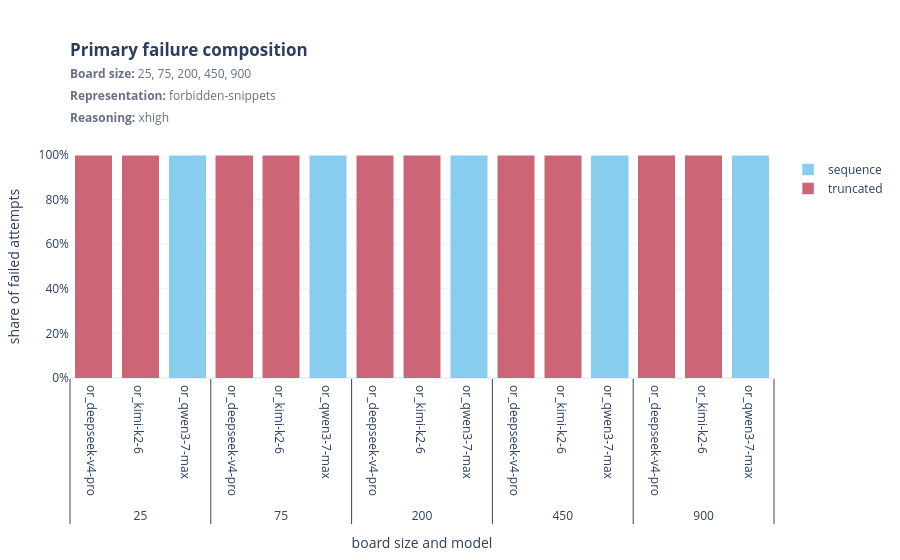

Write notebook code for a chart like this one.
### Markdown cell above
## Primary failure composition

### Code cell
for figure in plot_primary_failure_bars(aggregate):
    display(figure)

### Figure 1 — Plotly figure (JSON) as saved in the notebook; plotly's stock layout.template omitted (floating-point values rounded to 4 significant figures)
{"data": [{"customdata": [["25", "or_deepseek-v4-pro", 1]], "hovertemplate": "board size=%{customdata[0]}<br>model=%{customdata[1]}<br>truncated: %{customdata[2]} (%{y:.1%} of failures)<extra></extra>", "legendgroup": "truncated", "marker": {"color": "rgb(204, 102, 119)"}, "name": "truncated", "showlegend": true, "type": "bar", "x": [["25"], ["or_deepseek-v4-pro"]], "y": [1]}, {"customdata": [["25", "or_kimi-k2-6", 1]], "hovertemplate": "board size=%{customdata[0]}<br>model=%{customdata[1]}<br>truncated: %{customdata[2]} (%{y:.1%} of failures)<extra></extra>", "legendgroup": "truncated", "marker": {"color": "rgb(204, 102, 119)"}, "name": "truncated", "showlegend": false, "type": "bar", "x": [["25"], ["or_kimi-k2-6"]], "y": [1]}, {"customdata": [["25", "or_qwen3-7-max", 1]], "hovertemplate": "board size=%{customdata[0]}<br>model=%{customdata[1]}<br>sequence: %{customdata[2]} (%{y:.1%} of failures)<extra></extra>", "legendgroup": "sequence", "marker": {"color": "rgb(136, 204, 238)"}, "name": "sequence", "showlegend": true, "type": "bar", "x": [["25"], ["or_qwen3-7-max"]], "y": [1]}, {"customdata": [["75", "or_deepseek-v4-pro", 1]], "hovertemplate": "board size=%{customdata[0]}<br>model=%{customdata[1]}<br>truncated: %{customdata[2]} (%{y:.1%} of failures)<extra></extra>", "legendgroup": "truncated", "marker": {"color": "rgb(204, 102, 119)"}, "name": "truncated", "showlegend": false, "type": "bar", "x": [["75"], ["or_deepseek-v4-pro"]], "y": [1]}, {"customdata": [["75", "or_kimi-k2-6", 1]], "hovertemplate": "board size=%{customdata[0]}<br>model=%{customdata[1]}<br>truncated: %{customdata[2]} (%{y:.1%} of failures)<extra></extra>", "legendgroup": "truncated", "marker": {"color": "rgb(204, 102, 119)"}, "name": "truncated", "showlegend": false, "type": "bar", "x": [["75"], ["or_kimi-k2-6"]], "y": [1]}, {"customdata": [["75", "or_qwen3-7-max", 1]], "hovertemplate": "board size=%{customdata[0]}<br>model=%{customdata[1]}<br>sequence: %{customdata[2]} (%{y:.1%} of failures)<extra></extra>", "legendgroup": "sequence", "marker": {"color": "rgb(136, 204, 238)"}, "name": "sequence", "showlegend": false, "type": "bar", "x": [["75"], ["or_qwen3-7-max"]], "y": [1]}, {"customdata": [["200", "or_deepseek-v4-pro", 1]], "hovertemplate": "board size=%{customdata[0]}<br>model=%{customdata[1]}<br>truncated: %{customdata[2]} (%{y:.1%} of failures)<extra></extra>", "legendgroup": "truncated", "marker": {"color": "rgb(204, 102, 119)"}, "name": "truncated", "showlegend": false, "type": "bar", "x": [["200"], ["or_deepseek-v4-pro"]], "y": [1]}, {"customdata": [["200", "or_kimi-k2-6", 1]], "hovertemplate": "board size=%{customdata[0]}<br>model=%{customdata[1]}<br>truncated: %{customdata[2]} (%{y:.1%} of failures)<extra></extra>", "legendgroup": "truncated", "marker": {"color": "rgb(204, 102, 119)"}, "name": "truncated", "showlegend": false, "type": "bar", "x": [["200"], ["or_kimi-k2-6"]], "y": [1]}, {"customdata": [["200", "or_qwen3-7-max", 1]], "hovertemplate": "board size=%{customdata[0]}<br>model=%{customdata[1]}<br>sequence: %{customdata[2]} (%{y:.1%} of failures)<extra></extra>", "legendgroup": "sequence", "marker": {"color": "rgb(136, 204, 238)"}, "name": "sequence", "showlegend": false, "type": "bar", "x": [["200"], ["or_qwen3-7-max"]], "y": [1]}, {"customdata": [["450", "or_deepseek-v4-pro", 1]], "hovertemplate": "board size=%{customdata[0]}<br>model=%{customdata[1]}<br>truncated: %{customdata[2]} (%{y:.1%} of failures)<extra></extra>", "legendgroup": "truncated", "marker": {"color": "rgb(204, 102, 119)"}, "name": "truncated", "showlegend": false, "type": "bar", "x": [["450"], ["or_deepseek-v4-pro"]], "y": [1]}, {"customdata": [["450", "or_kimi-k2-6", 1]], "hovertemplate": "board size=%{customdata[0]}<br>model=%{customdata[1]}<br>truncated: %{customdata[2]} (%{y:.1%} of failures)<extra></extra>", "legendgroup": "truncated", "marker": {"color": "rgb(204, 102, 119)"}, "name": "truncated", "showlegend": false, "type": "bar", "x": [["450"], ["or_kimi-k2-6"]], "y": [1]}, {"customdata": [["450", "or_qwen3-7-max", 1]], "hovertemplate": "board size=%{customdata[0]}<br>model=%{customdata[1]}<br>sequence: %{customdata[2]} (%{y:.1%} of failures)<extra></extra>", "legendgroup": "sequence", "marker": {"color": "rgb(136, 204, 238)"}, "name": "sequence", "showlegend": false, "type": "bar", "x": [["450"], ["or_qwen3-7-max"]], "y": [1]}, {"customdata": [["900", "or_deepseek-v4-pro", 1]], "hovertemplate": "board size=%{customdata[0]}<br>model=%{customdata[1]}<br>truncated: %{customdata[2]} (%{y:.1%} of failures)<extra></extra>", "legendgroup": "truncated", "marker": {"color": "rgb(204, 102, 119)"}, "name": "truncated", "showlegend": false, "type": "bar", "x": [["900"], ["or_deepseek-v4-pro"]], "y": [1]}, {"customdata": [["900", "or_kimi-k2-6", 1]], "hovertemplate": "board size=%{customdata[0]}<br>model=%{customdata[1]}<br>truncated: %{customdata[2]} (%{y:.1%} of failures)<extra></extra>", "legendgroup": "truncated", "marker": {"color": "rgb(204, 102, 119)"}, "name": "truncated", "showlegend": false, "type": "bar", "x": [["900"], ["or_kimi-k2-6"]], "y": [1]}, {"customdata": [["900", "or_qwen3-7-max", 1]], "hovertemplate": "board size=%{customdata[0]}<br>model=%{customdata[1]}<br>sequence: %{customdata[2]} (%{y:.1%} of failures)<extra></extra>", "legendgroup": "sequence", "marker": {"color": "rgb(136, 204, 238)"}, "name": "sequence", "showlegend": false, "type": "bar", "x": [["900"], ["or_qwen3-7-max"]], "y": [1]}], "layout": {"barmode": "stack", "legend": {"title": {"text": ""}, "traceorder": "reversed"}, "margin": {"b": 70, "l": 70, "r": 30, "t": 155}, "title": {"text": "<b>Primary failure composition</b><br><span style='font-size:12px;color:#667085'><b>Board size:</b> 25, 75, 200, 450, 900<br><b>Representation:</b> forbidden-snippets<br><b>Reasoning:</b> xhigh</span>", "x": 0, "xanchor": "left", "xref": "paper", "y": 0.9, "yanchor": "top"}, "xaxis": {"title": {"text": "board size and model"}, "type": "multicategory"}, "yaxis": {"range": [0, 1], "tickformat": ".0%", "title": {"text": "share of failed attempts"}}}}
